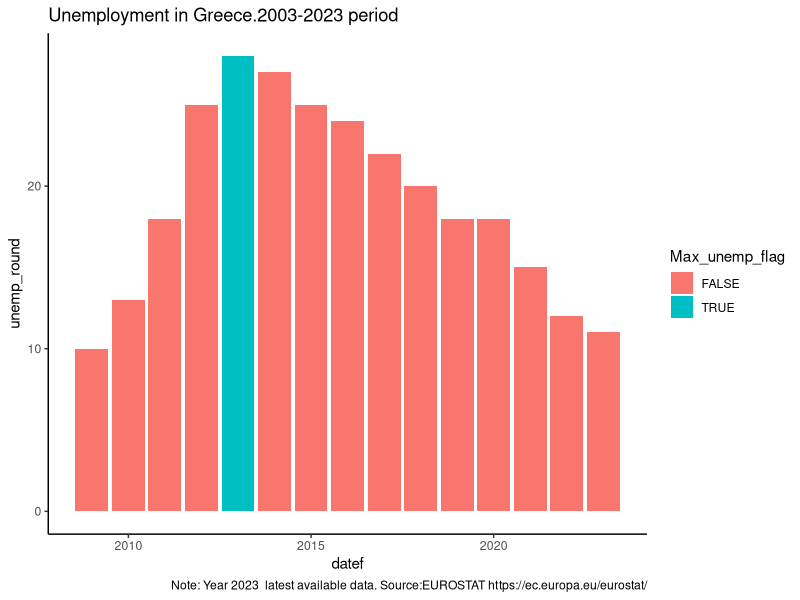
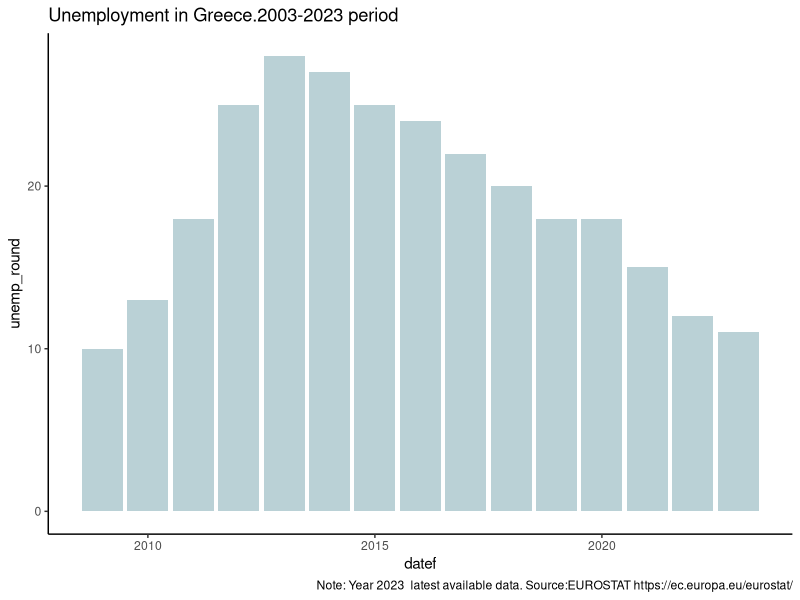
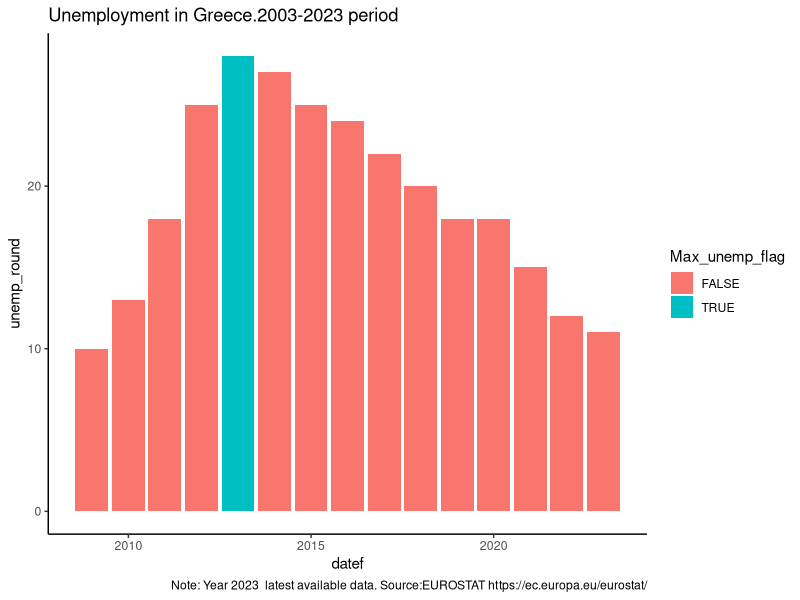

Recreate these plots in R, in order. (Note: this script raises an error after producing the figures.)
# Script:  06 custom geom_bar unemployment by county.R
# AIM 06 custom geom_bar unemployment metric for each country


# 1. Import previous files.
library(here)
library(tidyverse)

# 1. Import unemployment indicator data 
combined_indic  <- read.table(here("data_cleansed", "EU_TEMP_UNEMP_COMBINED_SORTED.csv"),
                              header =TRUE, sep =',',stringsAsFactors =TRUE)
head(combined_indic)

str(combined_indic)

## 1.1 Apply date format to "date" column
#  mutate(datef = as.Date(date)) %>% 
# select(date = datef,country,metric_name,metric_value)

combined_indic_date_fmtd <- read.table(here("data_cleansed", "EU_TEMP_UNEMP_COMBINED_SORTED.csv"),
                                       header =TRUE, sep =',',stringsAsFactors =TRUE) %>% 
                            mutate(datef = as.Date(date)) %>% 
                            select(datef, country,metric_name,metric_value)
str(combined_indic_date_fmtd)
head(combined_indic_date_fmtd)

metrics_list <- combined_indic_date_fmtd %>% select(metric_name) %>% distinct()
metrics_list

unemployment_subset <- combined_indic_date_fmtd %>% 
                       filter(metric_name == 'unemp_rate')

# 2. Subset data for Greece
unemp_greece <- unemployment_subset %>% 
  filter(country %in% c("greece")) 

# 3. Create two flags
# 3.1. Flag for highest unemployment year
# Max_unemp_flag = ifelse(unemp_round == max_unemp,TRUE,FALSE) 
str(unemp_greece)

library(tidyr)

unemp_greece_max <- unemp_greece %>% 
  mutate(
    unemp_round = round(metric_value,0),
    max_unemp = max(metric_value, na.rm = TRUE))

unemp_greece_max_flag <- unemp_greece_max %>% 
  mutate(Max_unemp_flag = ifelse(metric_value == max_unemp,TRUE,FALSE) 
  ) %>% 
  select(datef,country,unemp_round,max_unemp,Max_unemp_flag) %>% 
  drop_na() # Remove empty rows with na() values

# 3.2. Flag for the latest year
#  Max_date = ifelse(Date == Latest_date,TRUE,FALSE))
str(unemp_greece_max)

unemp_greece_latest <- unemp_greece_max_flag %>% 
  mutate(
      Latest_date = max(datef),
      Max_date = ifelse(datef == Latest_date,TRUE,FALSE))

head(unemp_greece_latest)

# 4. Create a basic bar plot
str(unemp_greece)
Plot01 <- unemp_greece_latest %>% 
  ggplot(aes(x = datef, y = unemp_round)) +
  geom_col(fill = "#BAD1D6")

Plot02 <- unemp_greece_latest %>% 
  ggplot(aes(x = datef, y = unemp_round)) +
  geom_col(fill = "#BAD1D6") +
labs(title = "Unemployment in Greece.2003-2023 period",
     caption = "Note: Year 2023  latest available data. Source:EUROSTAT https://ec.europa.eu/eurostat/") +
  theme_classic() 

ggsave("plots_output/10_Greece_unemployment_value.png", width = 6.38, height = 5.80)


# 4.1 Introduce titles and flag for year with max unemployment value 
# Flag color introduced, fill goes to ggplot() function and geom_col() used to remove legend
str(unemp_greece_latest)

# To highlight specific date, it must be defined as a FACTOR

Plot03 <- unemp_greece_latest %>% 
  ggplot(aes(x = datef, y = unemp_round, fill = Max_unemp_flag)) +
  labs(title = "Unemployment in Greece.2003-2023 period",
       caption = "Note: Year 2023  latest available data. Source:EUROSTAT https://ec.europa.eu/eurostat/") +
  geom_col() +
  theme_classic() 
Plot03

ggsave("plots_output/11_True_false_colour_defined_by_max_unemp_value.png", width = 6.38, height = 5.80)


# 4.2 Introduce custom colour in the plot
#    geom_col(show.legend = FALSE) +
# colours: FALSE values for "is_2024" variable: Aquamarine "#BAD1D6"
#          TRUE values for "is_2024" variable: Last year is 2024. DARK BLUE "#539CBA"
#    scale_fill_manual(breaks = c(FALSE,TRUE),
#                   values = c("#BAD1D6","#539CBA"))
  
Plot04 <-  unemp_greece_latest %>% 
  ggplot(aes(x = date, y = unemp_rate, fill = Max_unemp_flag)) +
  labs(title = "Unemployment in Greece.2003-2023 period",
       caption = "Note: Year 2023  latest available data. Source:EUROSTAT https://ec.europa.eu/eurostat/") +
  geom_col(show.legend = FALSE) +
  scale_fill_manual(breaks = c(FALSE,TRUE),
                    values = c("#BAD1D6","#539CBA")) +
  coord_cartesian(expand = FALSE) 
Plot04

ggsave("plots_output/12_Cutom_color_bars_based_flag_max_value.png", width = 6.38, height = 5.80)


# 4.3 Introduce theme_classic() to the plot 
Plot05 <-  unemp_greece_latest %>% 
  ggplot(aes(x = date, y = unemp_rate, fill = Max_unemp_flag)) +
  labs(title = "Unemployment in Greece.2003-2023 period",
       caption = "Note: Year 2023  latest available data. Source:EUROSTAT https://ec.europa.eu/eurostat/") +
  geom_col(show.legend = FALSE) +
  scale_fill_manual(breaks = c(FALSE,TRUE),
                    values = c("#BAD1D6","#539CBA")) +
  coord_cartesian(expand = FALSE) +
  theme_classic() 
Plot05

ggsave("plots_output/13_Cutom_theme_color_bars_based_flag_max_value.png", width = 6.38, height = 5.80)


# 4.4 Remove expansion around the whole perimeter
# Always remove this expansion for geom_col()
# coord_cartesian(expand = FALSE) +

Plot06 <-  unemp_greece_latest %>% 
  ggplot(aes(x = date, y = unemp_rate, fill = Max_unemp_flag)) +
  labs(title = "Unemployment in Greece.2003-2023 period",
       caption = "Note: Year 2023  latest available data. Source:EUROSTAT https://ec.europa.eu/eurostat/") +
  geom_col(show.legend = FALSE) +
  scale_fill_manual(breaks = c(FALSE,TRUE),
                    values = c("#BAD1D6","#539CBA")) +
  coord_cartesian(expand = FALSE) +
  theme_classic() 
Plot06

ggsave("plots_output/14_Cutom_theme_color_bars_based_no_gap.png", width = 6.38, height = 5.80)

# 4.5 Include Title and caption
#theme(
#  #  plot.caption = element_textbox_simple(hjust=0), # Wrap legend text
#  plot.caption.position = "plot", # Caption and title left aligned
#  plot.title.position = "plot"
#)

library(ggtext)

Plot07 <-  unemp_greece_latest %>% 
  ggplot(aes(x = date, y = unemp_rate, fill = Max_unemp_flag)) +
  labs(title = "Unemployment in Greece.2003-2023 period",
       caption = "Note: Year 2023  latest available data. Source:EUROSTAT https://ec.europa.eu/eurostat/") +
  geom_col(show.legend = FALSE) +
  scale_fill_manual(breaks = c(FALSE,TRUE),
                    values = c("#BAD1D6","#539CBA")) +
  coord_cartesian(expand = FALSE) +
  theme_classic() +
  theme(
  #  plot.caption = element_textbox_simple(hjust=0), # Wrap legend text
    plot.caption.position = "plot", # Caption and title left aligned
    plot.title.position = "plot"
  )
Plot07

# 4.6 Form title as bold
#  plot.title = element_text(face = "bold"),

library(ggtext)

Plot08 <-  unemp_greece_latest %>% 
  ggplot(aes(x = date, y = unemp_rate, fill = Max_unemp_flag)) +
  labs(title = "Unemployment in Greece.2003-2023 period",
       caption = "Note: Year 2023  latest available data. Source:EUROSTAT https://ec.europa.eu/eurostat/") +
  geom_col(show.legend = FALSE) +
  scale_fill_manual(breaks = c(FALSE,TRUE),
                    values = c("#BAD1D6","#539CBA")) +
  coord_cartesian(expand = FALSE) +
  theme_classic() +
  theme(
    plot.title = element_text(face = "bold"),
    #  plot.caption = element_textbox_simple(hjust=0), # Wrap legend text
    plot.caption.position = "plot", # Caption and title left aligned
    plot.title.position = "plot"
  )
Plot08

ggsave("plots_output/15_Cutom_plot_bold_title.png", width = 6.38, height = 5.80)

# 4.7 Create annotation bubble
# Annotation buble position needs to be adjusted for each chart
library(ggtext)

# Format caption

# Insert a single line break <br> in the annotation buble.
# Remove border colour around "Year 2013 highest unemployment rate" text annotation geom_richtext() (color = "black",label.colour = NA)
# Draw Horizontal line from the text to the bar: 
#   Using annotate(annotate(geom = "segment",x = 2022.5 , xend = 2023.4,y = 63, yend = 63)) 
# Introduce rectangle figure with annotate('rect',xmin = 07, xmax = 12,ymin = 25, ymax = 30, 
#                           alpha = .1 , fill = 'grey',col = 'black')

Plot09 <-  unemp_greece_latest %>% 
  ggplot(aes(x = date, y = unemp_rate, fill = Max_unemp_flag)) +
  # annotate('segment',xmin = as.Date("2010-01-01"), xmax = as.Date("2010-01-02"),ymin = 15, ymax = 20) +
 annotate('rect',xmin = 10, xmax = 12,ymin = 25, ymax = 30, 
           alpha = .1 , fill = 'grey',col = 'black') +
  
#  annotate('segment',x = 05, xend =16 ,y = 10, yend =  20, 
#          alpha = .1 , fill = 'blue',col = 'black') +

    labs(title = "Unemployment in Greece.2003-2023 period",
       caption = "Note: Year 2023  latest available data. Source:EUROSTAT https://ec.europa.eu/eurostat/") +
  geom_col(show.legend = FALSE) +
  # Include annotation buble 
  geom_richtext(geom = "textbox", label = "Year 2013<br>highest unemployment rate", 
                x = 10, y = 26,
                hjust = 1,  
                fill = NA,
                color = "black",
                label.colour = NA,
                show.legend = FALSE) +
  scale_fill_manual(breaks = c(FALSE,TRUE),
                    values = c("#BAD1D6","#539CBA")) +
  coord_cartesian(expand = FALSE) +
  theme_classic() +
  theme(
    plot.title = element_text(face = "bold"),
    #  plot.caption = element_textbox_simple(hjust=0), # Wrap legend text
    plot.caption.position = "plot", # Caption and title left aligned
    plot.title.position = "plot"
  )
Plot09

ggsave("plots_output/16_Include Annotation buble with geom annotations.png", width = 6.38, height = 5.80)
